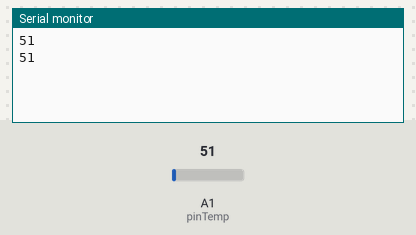
The sketch below on a simulated Arduino Uno, built with avr-gcc and run on an emulated ATmega328P. Shown: the last lines printed to the serial monitor. Inputs (shaded band) come from the test bench; at power-on: A1 (pinTemp) = 51.

Above: at 1.8 s.
1.9 s: A1 (pinTemp) set to 61
At 2.8 s:
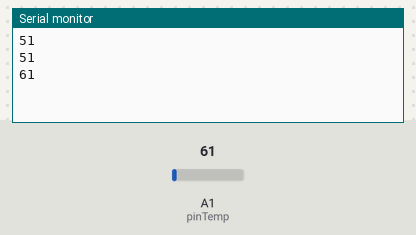
3.4 s: A1 (pinTemp) set to 71
At 4.8 s:
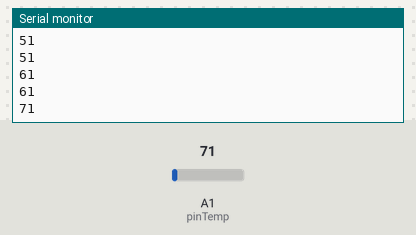
Timing chart, 0 to 6.4 s (numbered marks = the images above; inputs shaded):
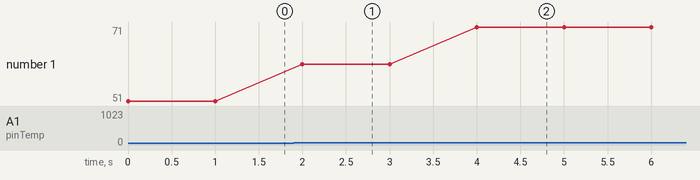

Measured:
- after the input at 1.9 s, the serial monitor: prints a new line after 0.10 s (image 1)
- after the input at 3.4 s, the serial monitor: prints a new line after 0.60 s (image 2)
- plotted number 1: 51 → 61 after the input at 1.9 s, 61 → 71 after the input at 3.4 s

The sketch:

temperatureRead.ino
```cpp
int pinTemp = A1;   //This is where our Output data goes

void setup() {
  Serial.begin(9600);
}
void loop() {
  int temp = analogRead(pinTemp);    //Read the analog pin
  Serial.println(temp);
  delay(1000);
}
```
